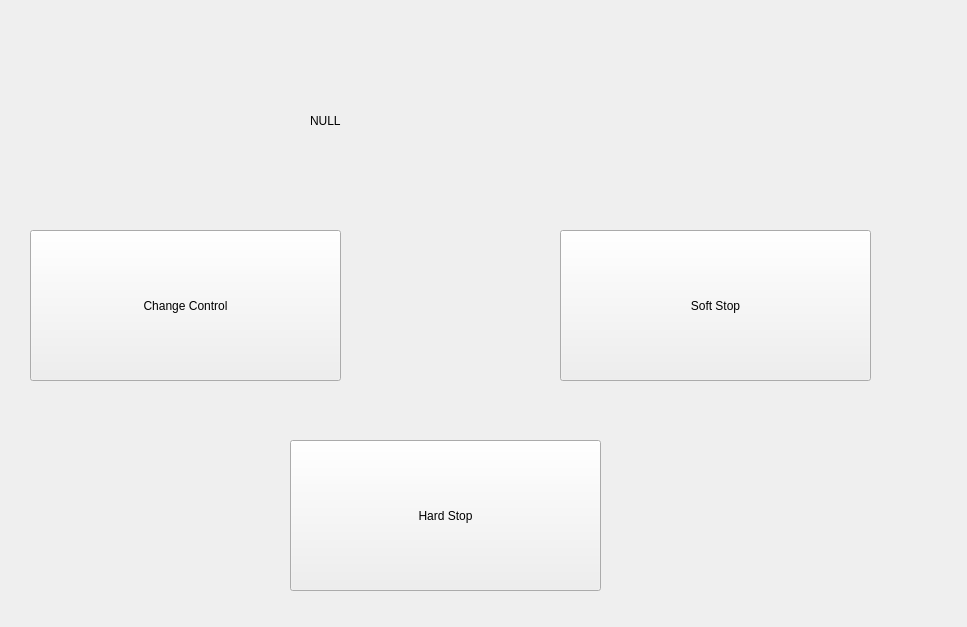
<?xml version="1.0" encoding="UTF-8"?>
<ui version="4.0">
 <class>Form</class>
 <widget class="QWidget" name="Form">
  <property name="geometry">
   <rect>
    <x>0</x>
    <y>0</y>
    <width>967</width>
    <height>627</height>
   </rect>
  </property>
  <property name="windowTitle">
   <string>Form</string>
  </property>
  <widget class="QPushButton" name="hard_stop">
   <property name="geometry">
    <rect>
     <x>290</x>
     <y>440</y>
     <width>311</width>
     <height>151</height>
    </rect>
   </property>
   <property name="text">
    <string>Hard Stop</string>
   </property>
  </widget>
  <widget class="QPushButton" name="control">
   <property name="geometry">
    <rect>
     <x>30</x>
     <y>230</y>
     <width>311</width>
     <height>151</height>
    </rect>
   </property>
   <property name="text">
    <string>Change Control</string>
   </property>
  </widget>
  <widget class="QLabel" name="mode">
   <property name="geometry">
    <rect>
     <x>310</x>
     <y>70</y>
     <width>331</width>
     <height>101</height>
    </rect>
   </property>
   <property name="text">
    <string>NULL</string>
   </property>
  </widget>
  <widget class="QPushButton" name="soft_stop">
   <property name="geometry">
    <rect>
     <x>560</x>
     <y>230</y>
     <width>311</width>
     <height>151</height>
    </rect>
   </property>
   <property name="text">
    <string>Soft Stop</string>
   </property>
  </widget>
 </widget>
 <resources/>
 <connections/>
</ui>
